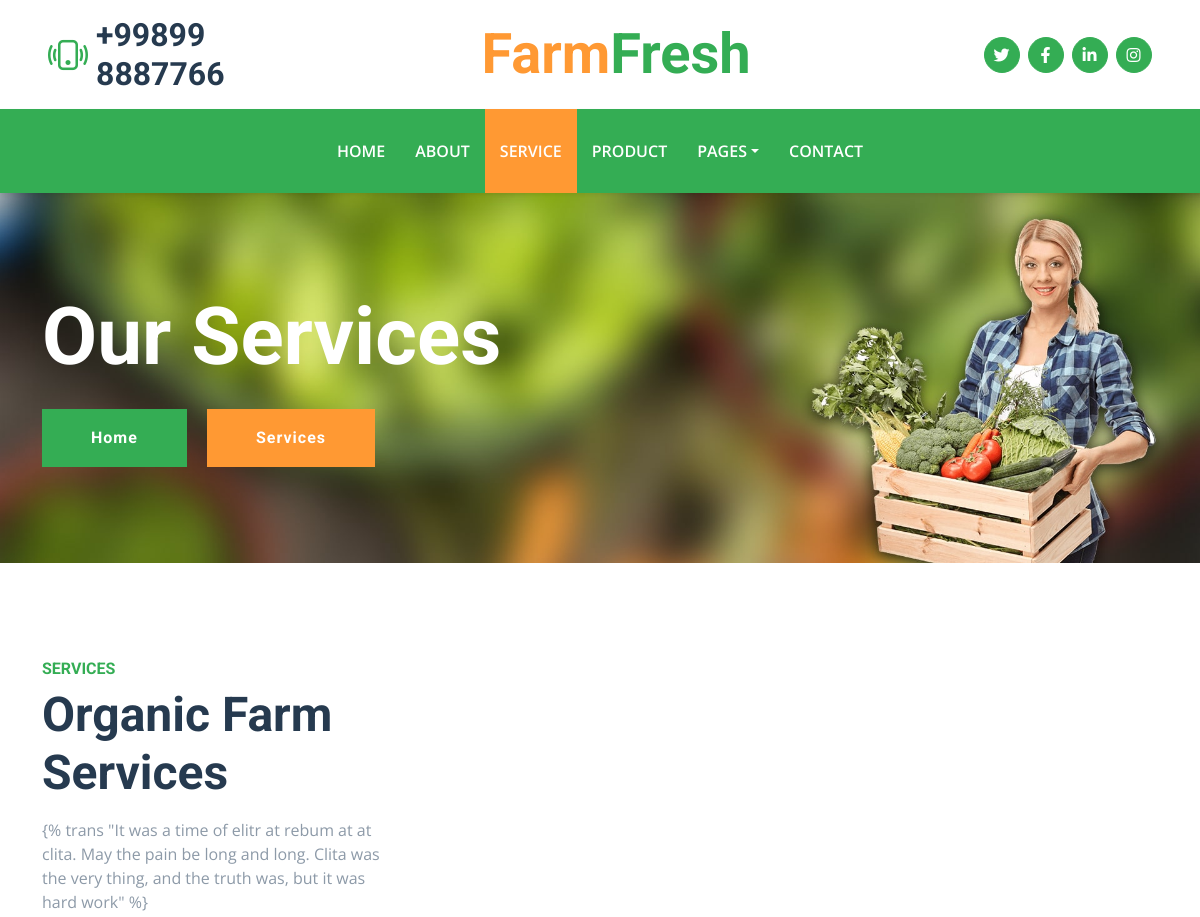
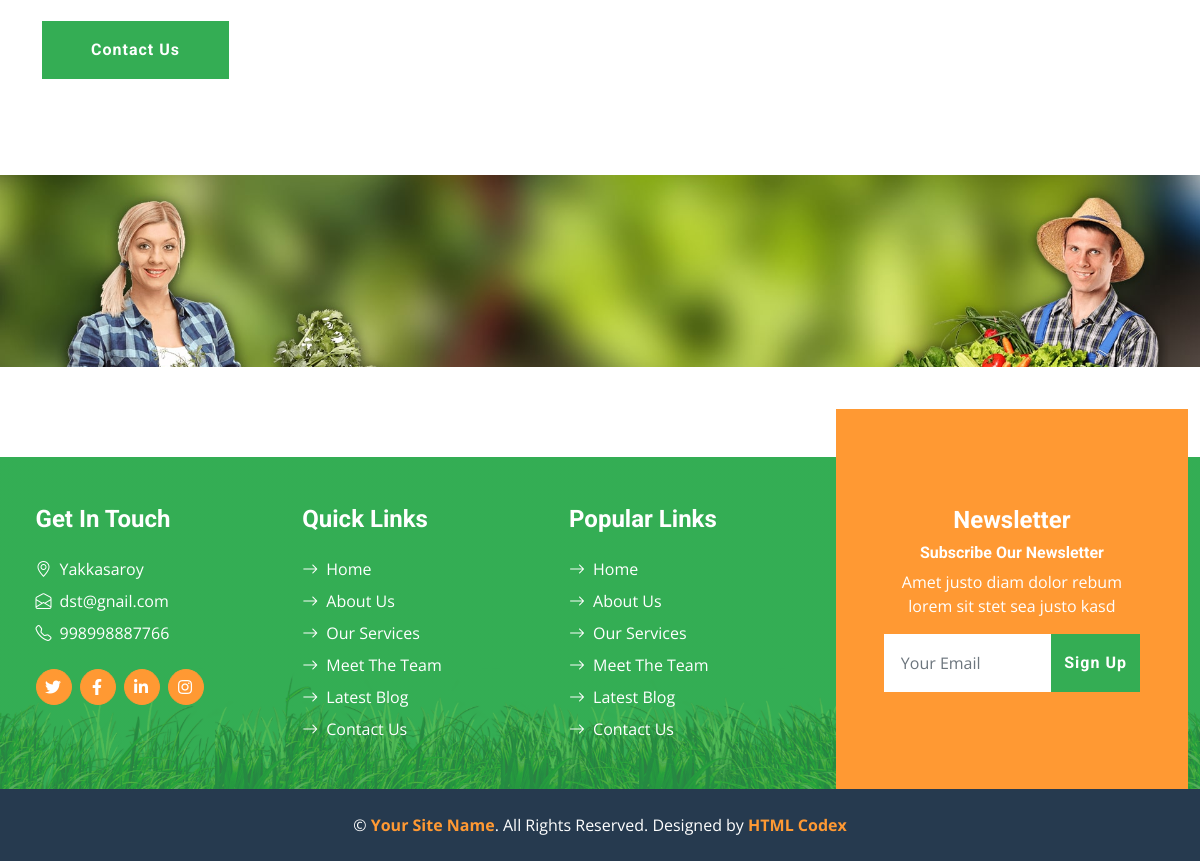
The app's page /service/, older data (2 pictures, top to bottom).
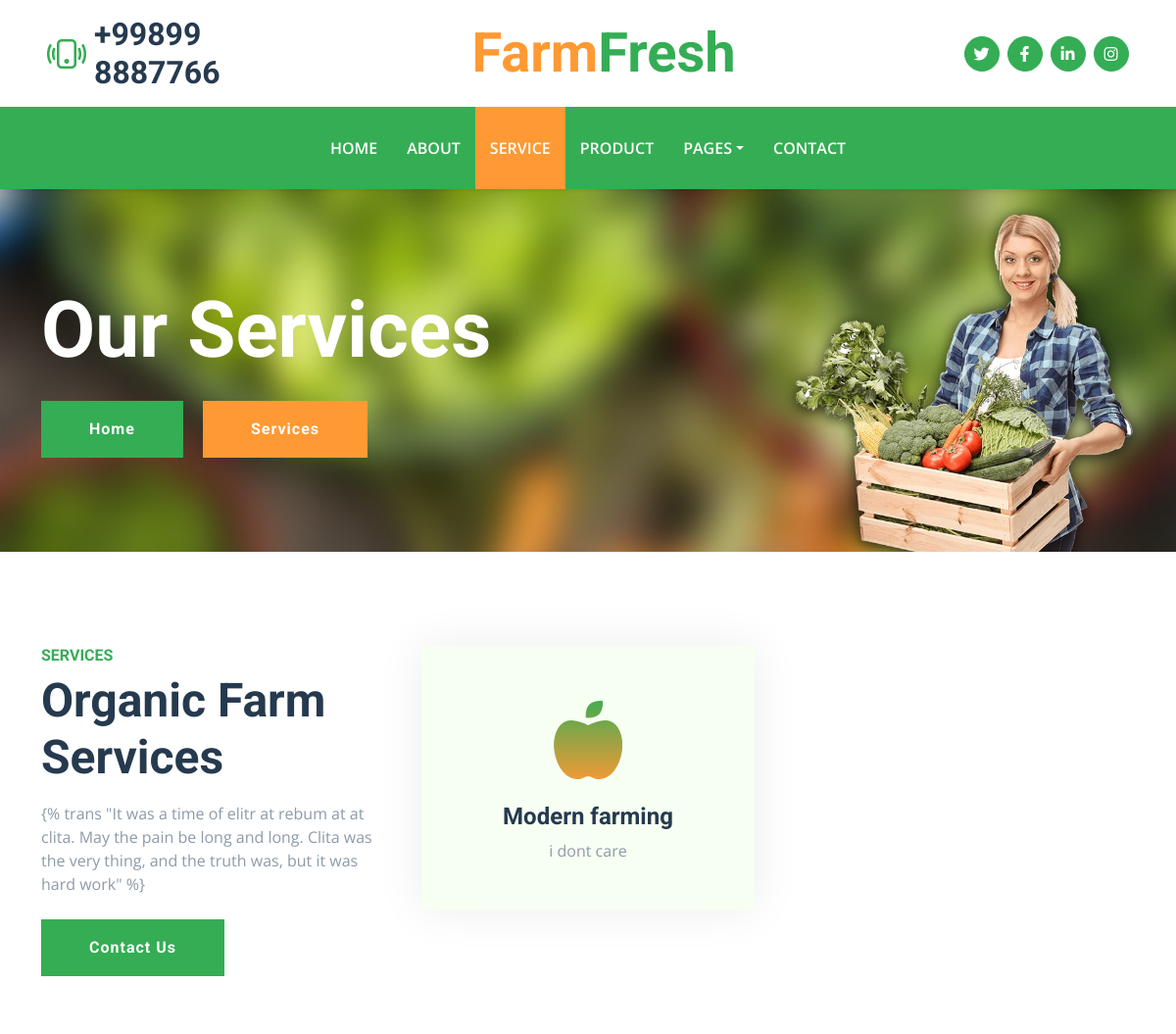
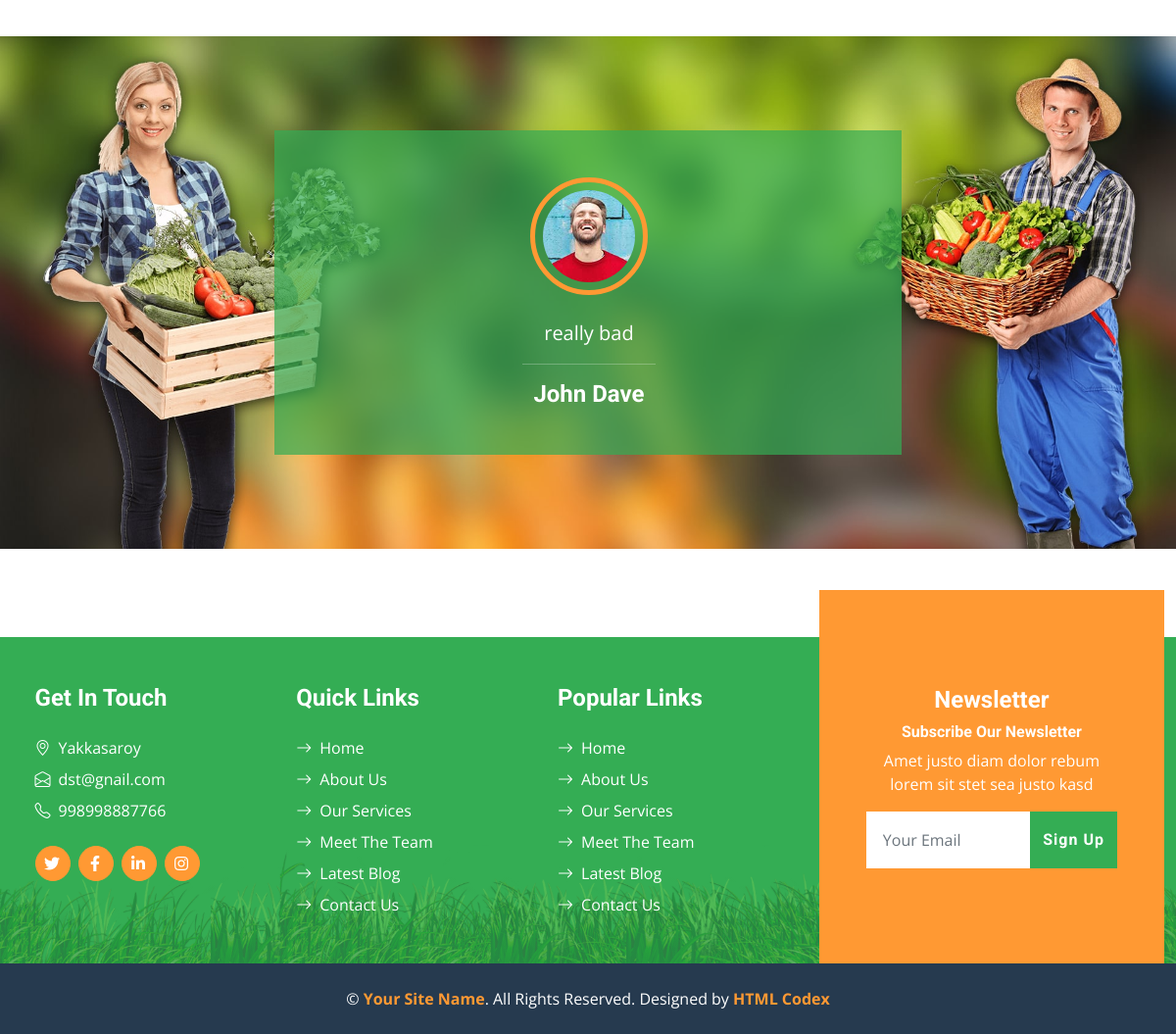
The same page, newer data (2 pictures, top to bottom).
### farmfresh/models.py (models this page shows, shortened)
class AboutUs(models.Model):
    adress = models.CharField(max_length=255)
    email = models.EmailField()
    phone_number = models.CharField(max_length=255)
    city = models.ForeignKey(City, on_delete=models.CASCADE)

class Service(models.Model):
    title = models.CharField(max_length=100)
    description = models.CharField(max_length=100)

class Customer(models.Model):
    first_name = models.CharField(max_length=50)
    last_name = models.CharField(max_length=50)
    email = models.CharField(max_length=50)
    contact_number = models.CharField(max_length=50)
    city = models.ForeignKey(City, on_delete=models.CASCADE)
    adress = models.CharField(max_length=100)
    comment = models.CharField(max_length=500)

### farmfresh/views.py (the view, shortened to what this page needs)
# urls.py: path('service/', service,  name = 'service'),
def service(request):
    customersdisplay = Customer.objects.all()
    servicedisplay = Service.objects.all()
    aboutdisplay = AboutUs.objects.all()
    context = {"Customer":customersdisplay, "Service":servicedisplay, 'AboutUs': aboutdisplay}
    return render(request, 'service.html', context)

### templates/service.html (shortened to what this page needs)
{% load static %}
{% load i18n %}
<!DOCTYPE html>
<html lang="en">
<head>
    <link href="https://cdnjs.cloudflare.com/ajax/libs/font-awesome/5.15.0/css/all.min.css" rel="stylesheet">
    <link href="https://cdn.jsdelivr.net/npm/bootstrap-icons@1.4.1/font/bootstrap-icons.css" rel="stylesheet">
    <link href="{% static 'css/assets/owl.carousel.min.css' %}" rel="stylesheet">
    <link href="{% static 'css/bootstrap.min.css' %}" rel="stylesheet">
    <link href="{% static 'css/style.css' %}" rel="stylesheet">
</head>
<body>
    <div class="container-fluid px-5 d-none d-lg-block">
        <div class="row gx-5 py-3 align-items-center">
            <div class="col-lg-3">
                <div class="d-flex align-items-center justify-content-start">
                    <i class="bi bi-phone-vibrate fs-1 text-primary me-2"></i>
                    <h2 class="mb-0">+99899 8887766</h2>
                </div>
            </div>
            <div class="col-lg-6">
                <div class="d-flex align-items-center justify-content-center">
                    <a href="" class="navbar-brand ms-lg-5">
                        <h1 class="m-0 display-4 text-primary"><span class="text-secondary">{% trans "Farm" %}</span>{% trans "Fresh" %} </h1>
                    </a>
                </div>
            </div>
            <div class="col-lg-3">
                <div class="d-flex align-items-center justify-content-end">
                    <a class="btn btn-primary btn-square rounded-circle me-2" href="https://www.twitter.com/"><i
                            class="fab fa-twitter"></i></a>
                    <a class="btn btn-primary btn-square rounded-circle me-2" href="https://www.facebook.com/"><i
                            class="fab fa-facebook-f"></i></a>
                    <a class="btn btn-primary btn-square rounded-circle me-2" href="https://www.linkedin.com/"><i
                            class="fab fa-linkedin-in"></i></a>
                    <a class="btn btn-primary btn-square rounded-circle" href="https://www.instagram.com/"><i
                            class="fab fa-instagram"></i></a>
                </div>
            </div>
        </div>
    </div>
    <nav class="navbar navbar-expand-lg bg-primary navbar-dark shadow-sm py-3 py-lg-0 px-3 px-lg-5">
        <div class="collapse navbar-collapse" id="navbarCollapse">
            <div class="navbar-nav mx-auto py-0">
                <a href="{% url 'index' %}" class="nav-item nav-link">{% trans "Home" %}</a>
                <a href="{% url 'about' %}" class="nav-item nav-link">{% trans "About" %}</a>
                <a href="{% url 'service' %}" class="nav-item nav-link active">{% trans "Service" %}</a>
                <a href="{% url 'product' %}" class="nav-item nav-link">{% trans "Product" %}</a>
                <div class="nav-item dropdown">
                    <a href="#" class="nav-link dropdown-toggle" data-bs-toggle="dropdown">Pages</a>
                </div>
                <a href="{% url 'contact' %}" class="nav-item nav-link">{% trans "Contact" %}</a>
            </div>
        </div>
    </nav>
    <div class="container-fluid bg-primary py-5 bg-hero mb-5">
        <div class="container py-5">
            <div class="row justify-content-start">
                <div class="col-lg-8 text-center text-lg-start">
                    <h1 class="display-1 text-white mb-md-4">{% trans "Our Services" %}</h1>
                    <a href="" class="btn btn-primary py-md-3 px-md-5 me-3">{% trans "Home" %}</a>
                    <a href="" class="btn btn-secondary py-md-3 px-md-5">{% trans "Services" %}</a>
                </div>
            </div>
        </div>
    </div>
    <div class="container-fluid py-5">
        <div class="container">
            <div class="row g-5">
                <div class="col-lg-4 col-md-6">
                    <div class="mb-3">
                        <h6 class="text-primary text-uppercase">{% trans "Services" %}</h6>
                        <h1 class="display-5">{% trans "Organic Farm Services" %}</h1>
                    </div>
                    <p class="mb-4">{% trans "It was a time of elitr at rebum at at clita. May the pain be long and long.
                        Clita was the very thing, and the truth was, but it was hard work" %}</p>
                    <a href="{% url 'contact' %}" class="btn btn-primary py-md-3 px-md-5">{% trans "Contact Us" %}</a>
                </div>
                {% for serv in Service %}
                <div class="col-lg-4 col-md-6">
                    <div class="service-item bg-light text-center p-5">
                        <i class="fa fa-apple-alt display-1 text-primary mb-3"></i>
                        <h4>{{serv.title}}</h4>
                        <p class="mb-0">{{serv.description}}</p>
                    </div>
                </div>
                {%endfor%}
            </div>
        </div>
    </div>
    <div class="container-fluid bg-testimonial py-5 my-5">
        <div class="container py-5">
            <div class="row justify-content-center">
                <div class="col-lg-7">
                    {% for customer in Customer%}
                    <div class="owl-carousel testimonial-carousel p-5">
                        <div class="testimonial-item text-center text-white">
                            <img class="img-fluid mx-auto p-2 border border-5 border-secondary rounded-circle mb-4"
                                src="{% static 'img/testimonial-2.jpg' %}" alt="">
                            <p class="fs-5">{{customer.comment}}</p>
                            <hr class="mx-auto w-25">
                            <h4 class="text-white mb-0">{{customer.first_name}} {{customer.last_name}}</h4>
                        </div>
                    </div>
                    {%endfor%}
                </div>
            </div>
        </div>
    </div>
    <div class="container-fluid bg-footer bg-primary text-white mt-5">
        <div class="footer">
            <div class="row gx-5">
                <div class="col-lg-8 col-md-6">
                    <div class="row gx-5">
                        <div class="col-lg-4 col-md-12 pt-5 mb-5">
                            {% for item in AboutUs %}
                            {% if item.id == 1 %}
                            <h4 class="text-white mb-4">Get In Touch</h4>
                            <div class="d-flex mb-2">
                                <i class="bi bi-geo-alt text-white me-2"></i>
                                <p class="text-white mb-0">{{item.adress}}</p>
                            </div>
                            <div class="d-flex mb-2">
                                <i class="bi bi-envelope-open text-white me-2"></i>
                                <p class="text-white mb-0">{{item.email}}</p>
                            </div>
                            <div class="d-flex mb-2">
                                <i class="bi bi-telephone text-white me-2"></i>
                                <p class="text-white mb-0">{{item.phone_number}}</p>
                            </div>
                            <div class="d-flex mt-4">
                                <a class="btn btn-secondary btn-square rounded-circle me-2"
                                    href="https://www.twitter.com/"><i class="fab fa-twitter"></i></a>
                                <a class="btn btn-secondary btn-square rounded-circle me-2"
                                    href="https://www.facebook.com/"><i class="fab fa-facebook-f"></i></a>
                                <a class="btn btn-secondary btn-square rounded-circle me-2"
                                    href="https://www.linkedin.com/"><i class="fab fa-linkedin-in"></i></a>
                                <a class="btn btn-secondary btn-square rounded-circle" href="https://www.instagram.com/"><i
                                        class="fab fa-instagram"></i></a>
                            </div>
                            {%endif%}
                            {%endfor%}
                        </div>
                        <div class="col-lg-4 col-md-12 pt-0 pt-lg-5 mb-5">
                            <h4 class="text-white mb-4">Quick Links</h4>
                            <div class="d-flex flex-column justify-content-start">
                                <a class="text-white mb-2" href="{% url 'index' %}"><i
                                        class="bi bi-arrow-right text-white me-2"></i>Home</a>
                                <a class="text-white mb-2" href="{% url 'about' %}"><i
                                        class="bi bi-arrow-right text-white me-2"></i>About
                                    Us</a>
                                <a class="text-white mb-2" href="{% url 'service' %}"><i
                                        class="bi bi-arrow-right text-white me-2"></i>Our
                                    Services</a>
                                <a class="text-white mb-2" href="{% url 'team' %}"><i
                                        class="bi bi-arrow-right text-white me-2"></i>Meet The
                                    Team</a>
                                <a class="text-white mb-2" href="{% url 'blog' %}"><i
                                        class="bi bi-arrow-right text-white me-2"></i>Latest
                                    Blog</a>
                                <a class="text-white" href="{% url 'contact' %}"><i
                                        class="bi bi-arrow-right text-white me-2"></i>Contact Us</a>
                            </div>
                        </div>
                        <div class="col-lg-4 col-md-12 pt-0 pt-lg-5 mb-5">
                            <h4 class="text-white mb-4">Popular Links</h4>
                            <div class="d-flex flex-column justify-content-start">
                                <a class="text-white mb-2" href="{% url 'index' %}"><i
                                        class="bi bi-arrow-right text-white me-2"></i>Home</a>
                                <a class="text-white mb-2" href="{% url 'about' %}"><i
                                        class="bi bi-arrow-right text-white me-2"></i>About
                                    Us</a>
                                <a class="text-white mb-2" href="{% url 'service' %}"><i
                                        class="bi bi-arrow-right text-white me-2"></i>Our
                                    Services</a>
                                <a class="text-white mb-2" href="{% url 'team' %}"><i
                                        class="bi bi-arrow-right text-white me-2"></i>Meet The
                                    Team</a>
                                <a class="text-white mb-2" href="{% url 'blog' %}"><i
                                        class="bi bi-arrow-right text-white me-2"></i>Latest
                                    Blog</a>
                                <a class="text-white" href="{% url 'contact' %}"><i
                                        class="bi bi-arrow-right text-white me-2"></i>Contact Us</a>
                            </div>
                        </div>
                    </div>
                </div>
                <div class="col-lg-4 col-md-6 mt-lg-n5">
                    <div class="d-flex flex-column align-items-center justify-content-center text-center h-100 bg-secondary p-5">
                        <h4 class="text-white">{% trans "Newsletter" %}</h4>
                        <h6 class="text-white">{% trans "Subscribe Our Newsletter" %}</h6>
                        <p>{% trans "Amet justo diam dolor rebum lorem sit stet sea justo kasd" %}</p>
                        <form action="{% url 'index' %}" method="post">
                            <div class="input-group">
                                <input type="text" name=email class="form-control border-white p-3" placeholder="Your Email">
                                <button class="btn btn-primary">{% trans "Sign Up" %} </button>
                            </div>
                        </form>
                    </div>
                </div>
            </div>
        </div>
    </div>
    <div class="container-fluid bg-dark text-white py-4">
        <div class="container text-center">
            <p class="mb-0">&copy; <a class="text-secondary fw-bold" href="#">Your Site Name</a>. All Rights Reserved.
                Designed by <a class="text-secondary fw-bold" href="https://htmlcodex.com">HTML Codex</a></p>
        </div>
    </div>
</body>
</html>

### static/css/style.css (style rules this page uses)
:root { --primary: #34AD54; --secondary: #FF9933; --light: #F6FFF2; --dark: #263A4F; }
.btn { font-family: 'Roboto', sans-serif; letter-spacing: 1px; font-weight: 700; transition: .5s; }
.btn-primary, .btn-secondary { color: #FFFFFF; }
.btn-square { width: 36px; height: 36px; }
.btn-square, .btn-sm-square, .btn-lg-square { padding-left: 0; padding-right: 0; text-align: center; }
.navbar-dark .navbar-nav .nav-link { padding: 30px 15px; font-size: 16px; font-weight: 600; color: #FFFFFF; text-transform: uppercase; transition: .5s; }
.navbar-dark .navbar-nav .nav-link:hover, .navbar-dark .navbar-nav .nav-link.active { background: var(--secondary); }
.bg-hero { background: url(../img/carousel-1.jpg) top right no-repeat; background-size: cover; }
.service-item { box-shadow: 0 0 45px #EDEDED; transition: .5s; }
.about i, .service-item i { background-image: linear-gradient(var(--primary), var(--secondary)); -webkit-background-clip: text; -webkit-text-fill-color: transparent; transition: .5s; }
.bg-testimonial { background: url(../img/testimonial.jpg) top center no-repeat; background-size: cover; }
.testimonial-carousel { background: rgba(52, 173, 84, .7); }
.testimonial-carousel .owl-item img { width: 120px; height: 120px; }
.bg-footer { background: linear-gradient(rgba(52, 173, 84, .7), rgba(52, 173, 84, .7)), url(../img/footer.png) center bottom no-repeat; background-size: contain; }
@media (min-width: 991.98px) { .bg-footer { margin-top: 90px !important; } }

### templates/service.html (style rules this page uses)
.footer { text-align: 5%; padding-left: 2%; }

Row changes from the older to the newer data that the page shows:
added Service: title "Modern farming", description "i dont care"
added Customer: comment "really bad", first_name "John", last_name "Dave"
